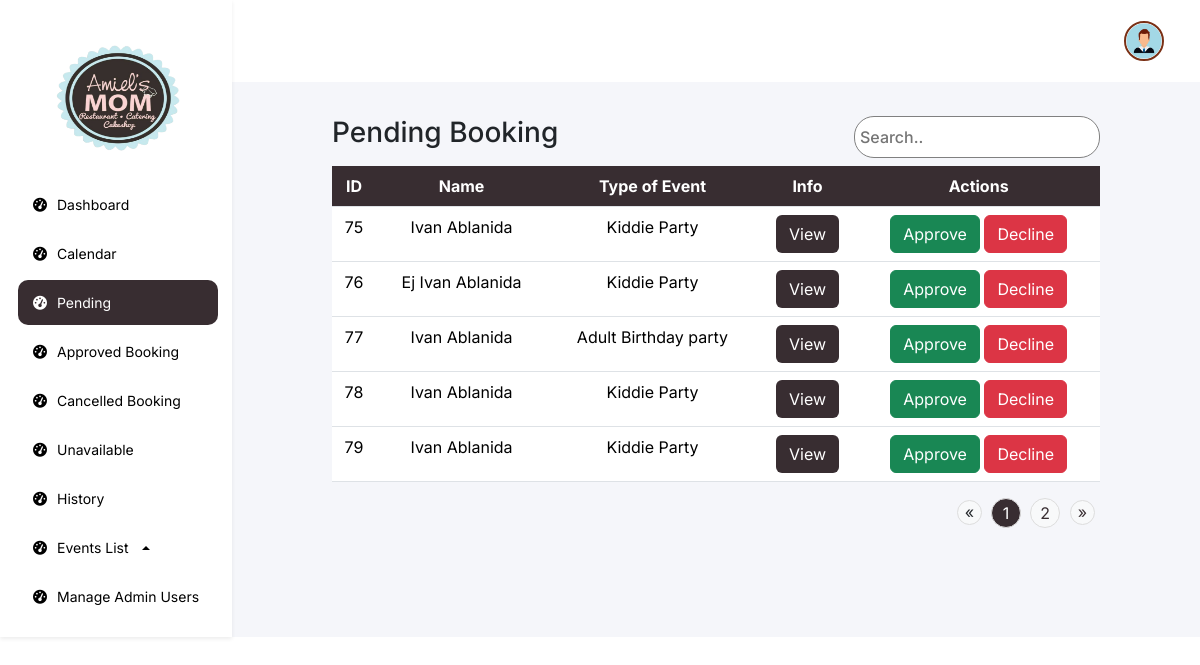
/features/admin/web/pending.php (signed in), run on an earlier commit of the app's database.
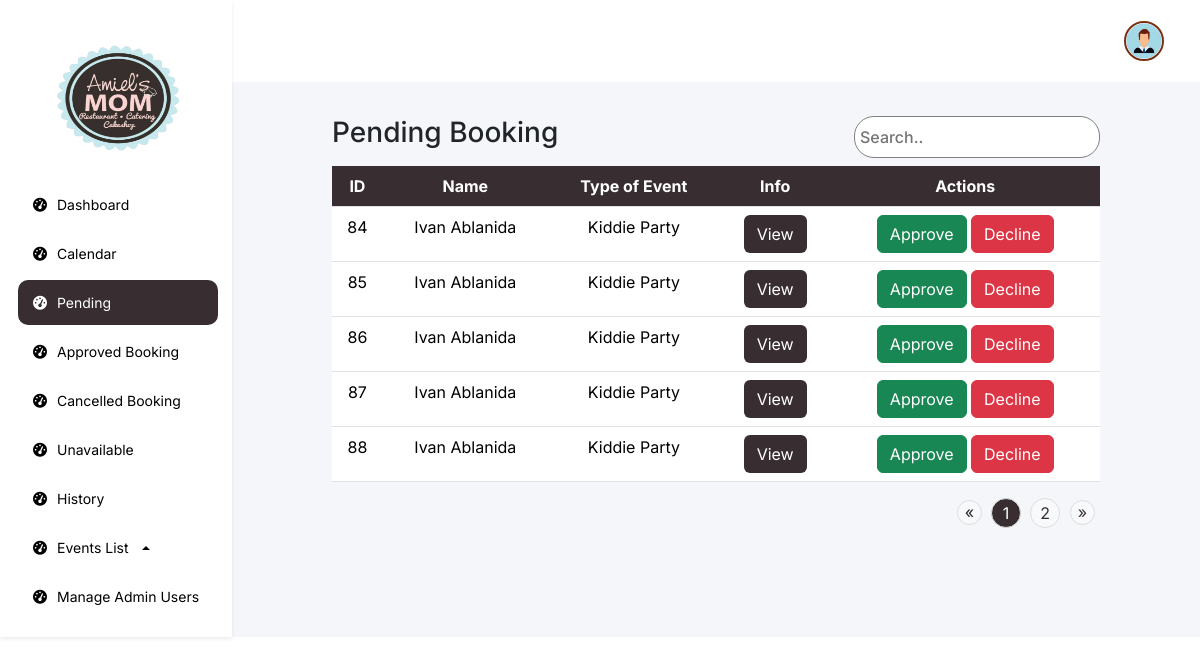
And on a later commit of the database.
### tables this page shows
CREATE TABLE `booking` (
  `id` int(11) NOT NULL,
  `status` enum('Pending','Waiting','On-going','Finished','Declined') DEFAULT 'Pending',
  `full_name` varchar(255) NOT NULL,
  `celebrants_name` varchar(255) DEFAULT NULL,
  `email` varchar(255) NOT NULL,
  `phone_number` varchar(15) DEFAULT NULL,
  `events_date` varchar(255) DEFAULT NULL,
  `guest_count` int(11) DEFAULT NULL,
  `event_duration` int(11) DEFAULT NULL,
  `event_starttime` int(11) DEFAULT NULL,
  `event_endtime` int(11) DEFAULT NULL,
  `event_type` varchar(255) DEFAULT NULL,
  `event_package` varchar(255) DEFAULT NULL,
  `event_options` text DEFAULT NULL,
  `cost` decimal(10,2) DEFAULT 0.00
);

### features/admin/web/pending.php (the view, shortened to what this page needs)
<?php
require '../../../db.php';
$results_per_page = 5;
$page = isset($_GET['page']) ? (int)$_GET['page'] : 1;
$start_from = ($page - 1) * $results_per_page;
$total_query = "SELECT COUNT(*) FROM booking WHERE status = 'Pending'";
$total_result = $conn->query($total_query);
$total_row = $total_result->fetch_row();
$total_bookings = $total_row[0];
$total_pages = ceil($total_bookings / $results_per_page);
$query = "SELECT * FROM booking WHERE status = 'Pending' LIMIT $start_from, $results_per_page";
$result = $conn->query($query);
?>
<!DOCTYPE html>
<html lang="en">
<head>
    <link rel="stylesheet" href="https://cdnjs.cloudflare.com/ajax/libs/font-awesome/6.0.0-beta3/css/all.min.css">
    <link href="https://cdn.jsdelivr.net/npm/bootstrap@5.3.3/dist/css/bootstrap.min.css" rel="stylesheet"
>
    <link href="https://cdn.jsdelivr.net/npm/sweetalert2@11.5.0/dist/sweetalert2.min.css" rel="stylesheet">
    <link rel="stylesheet" href="../css/index.css">
</head>
<body>
    <div class="navbar flex-column bg-white shadow-sm p-3 collapse d-md-flex" id="navbar">
        <div class="navbar-links">
            <a class="navbar-brand d-none d-md-block logo-container" href="#">
                <img src="../../../assets/logo.png" alt="Logo">
            </a>
            <a href="dashboard.php">
                <i class="fa-solid fa-tachometer-alt"></i>
                <span>Dashboard</span>
            </a>
            <a href="calendar.php">
                <i class="fa-solid fa-tachometer-alt"></i>
                <span>Calendar</span>
            </a>
            <a href="#" class="navbar-highlight">
                <i class="fa-solid fa-tachometer-alt"></i>
                <span>Pending</span>
            </a>
            <a href="approve.php">
                <i class="fa-solid fa-tachometer-alt"></i>
                <span>Approved Booking</span>
            </a>
            <a href="cancel.php">
                <i class="fa-solid fa-tachometer-alt"></i>
                <span>Cancelled Booking</span>
            </a>
            <a href="unavailable.php">
                <i class="fa-solid fa-tachometer-alt"></i>
                <span>Unavailable</span>
            </a>
            <a href="history.php">
                <i class="fa-solid fa-tachometer-alt"></i>
                <span>History</span>
            </a>
            <div class="dropdown dropup">
                <a href="#" class=" dropdown-toggle" id="eventsListDropdown" role="button" data-bs-toggle="dropdown" aria-expanded="false">
                    <i class="fa-solid fa-tachometer-alt"></i>
                    <span>Events List</span>
                </a>
            </div>
            <a href="admin-user.php">
                <i class="fa-solid fa-tachometer-alt"></i>
                <span>Manage Admin Users</span>
            </a>
        </div>
    </div>
    <div class="content flex-grow-1">
        <div class="header">
            <div class="profile-admin">
                <div class="dropdown">
                    <button class="" type="button" data-bs-toggle="dropdown" aria-expanded="false">
                        <img src="../../../assets/profile/user.png"
                            style="width: 40px; height: 40px; object-fit: cover;">
                    </button>
                </div>
            </div>
        </div>
        <div class="container mt-4">
            <div class="d-flex justify-content-between mb-2">
                <h3>Pending Booking</h3>
                <input type="text" class="search" placeholder="Search.." id="searchInput">
            </div>
            <div class="table-responsive">
                <table class="table">
                    <thead class="table-booking">
                        <tr>
                            <th scope="col">ID</th>
                            <th scope="col">Name</th>
                            <th scope="col">Type of Event</th>
                            <th scope="col">Info</th>
                            <th scope="col">Actions</th>
                        </tr>
                    </thead>
                    <tbody>
                        <?php while ($row = $result->fetch_assoc()): ?>
                            <tr>
                                <td><?php echo $row['id']; ?></td>
                                <td><?php echo htmlspecialchars($row['full_name']); ?></td>
                                <td><?php echo htmlspecialchars($row['event_type']); ?></td>
                                <td>
                                    <button type="button" class="btn view" data-bs-toggle="modal"
                                        data-bs-target="#infoModal" data-id="<?php echo $row['id']; ?>"
                                        data-full-name="<?php echo htmlspecialchars($row['full_name']); ?>"
                                        data-event-type="<?php echo htmlspecialchars($row['event_type']); ?>"
                                        data-email="<?php echo htmlspecialchars($row['email']); ?>"
                                        data-phone="<?php echo htmlspecialchars($row['phone_number']); ?>"
                                        data-events-date="<?php echo htmlspecialchars($row['events_date']); ?>"
                                        data-guest-count="<?php echo htmlspecialchars($row['guest_count']); ?>"
                                        data-event-duration="<?php echo htmlspecialchars($row['event_duration']); ?>"
                                        data-event-starttime="<?php echo htmlspecialchars($row['event_starttime']); ?>"
                                        data-event-endtime="<?php echo htmlspecialchars($row['event_endtime']); ?>"
                                        data-event-package="<?php echo htmlspecialchars($row['event_package']); ?>"
                                        data-event-options="<?php echo htmlspecialchars($row['event_options']); ?>">
                                        View
                                    </button>
                                </td>
                                <td>
                                    <form method="POST" action="../function/php/pending.php" style="display:inline;">
                                        <button type="submit" class="btn btn-success">Approve</button>
                                    </form>
                                    <form method="POST" action="../function/php/pending.php" style="display:inline;">
                                        <button type="submit" class="btn btn-danger">Decline</button>
                                    </form>
                                </td>
                            </tr>
                        <?php endwhile; ?>
                    </tbody>
                </table>
            </div>
            <nav aria-label="Page navigation">
                <ul class="pagination d-flex justify-content-end">
                    <?php if ($page > 1): ?>
                        <li class="page-item pg-btn"><a class="page-links" href="?page=<?php echo $page - 1; ?>">&laquo;</a>
                        </li>
                    <?php else: ?>
                        <li class="page-item pg-btn disabled"><span class="page-links">&laquo;</span></li>
                    <?php endif; ?>
                    <?php for ($i = 1; $i <= $total_pages; $i++): ?>
                        <li class="page-item <?php echo ($i == $page) ? 'active' : ''; ?>">
                            <a class="page-link" href="?page=<?php echo $i; ?>"><?php echo $i; ?></a>
                        </li>
                    <?php endfor; ?>
                    <?php if ($page < $total_pages): ?>
                        <li class="page-item pg-btn"><a class="page-links" href="?page=<?php echo $page + 1; ?>">&raquo;</a>
                        </li>
                    <?php else: ?>
                        <li class="page-item pg-btn disabled"><span class="page-links">&raquo;</span></li>
                    <?php endif; ?>
                </ul>
            </nav>
        </div>
</body>
</html>

### features/admin/css/index.css (style rules this page uses)
* { font-family: "Inter", sans-serif; font-optical-sizing: auto; font-style: normal; margin: 0; }
body { margin: 0; padding: 0; display: flex; }
.navbar { background-color: #FFFFFF; display: flex; flex-direction: column; align-items: start; padding: 20px; box-shadow: 2px 0 5px rgba(0, 0, 0, 0.1); min-width: 230px; }
.navbar a { color: #000; padding: 12px 15px; text-decoration: none; width: 100%; display: flex; align-items: center; gap: 10px; font-size: 14px !important; margin: 2px; }
.navbar-highlight { color: #FFFFFF !important; border-radius: 10px; padding: 12px 15px !important; text-decoration: none !important; width: 100% !important; display: flex !important; align-items: center !important; gap: 10px !important; font-size: 14px !important; background-color: #382D31 !important; }
.navbar-brand { padding: 0 !important; }
.navbar-brand img { display: block; justify-content: center; align-items: center; width: 70%; height: 15vh; margin: 20px 0 20px 30px; }
.navbar-links { display: flex; flex-direction: column; width: 100%; }
.content { flex-grow: 1; background-color: #F5F6FA; }
.header { display: flex; align-items: center; padding: 20px; justify-content: space-between; background-color: #FFFFFF !important; }
.header button { margin-right: 10px; }
.profile-admin { display: flex; align-items: center; margin-left: auto; gap: 5px; }
.profile-admin img { width: 40px; height: 40px; border-radius: 50%; margin-right: 10px; border: 2px solid #7A3015; }
.profile-admin button { background-color: transparent; border: none; font-size: 20px; display: flex; margin: auto; }
table { border-radius: 24px !important; }
th,tr { background-color: #382D31 !important; color: #fff !important; text-align: center; }
.view { background-color: #382D31; color: #fff; }
.container { padding: 10px 100px 10px 100px; }
.pagination .page-item { margin: 0 5px; }
.pg-btn { margin-top: 2px !important; }
.pagination .page-link { width: 30px; height: 30px; text-align: center; border-radius: 50%; background-color: #f8f9fa; border: 1px solid #ddd; transition: background-color 0.3s, color 0.3s; }
.pagination .page-item.active .page-link { background-color: #382D31; color: white; border-color: #ddd; }
.pagination a { display: flex; align-items: center; justify-content: center; margin: auto; }
.page-links { width: 25px; height: 25px; text-align: center; border-radius: 50%; background-color: #f8f9fa; border: 1px solid #ddd; transition: background-color 0.3s, color 0.3s; display: flex; align-items: center; justify-content: center; text-decoration: none; }
.container input { background-color: silver; font-weight: 500; }
.search { background-color: #fff !important; border: 1px solid #808080; border-radius: 20px; padding: 5px; }
.pagination a { color:#382D31; }

What changed in the data, as far as the page shows it:
removed booking: id "75", full_name "Ivan Ablanida", event_type "Kiddie Party"
removed booking: id "76", full_name "Ej Ivan Ablanida", event_type "Kiddie Party"
removed booking: id "77", full_name "Ivan Ablanida", event_type "Adult Birthday party"
removed booking: id "78", full_name "Ivan Ablanida", event_type "Kiddie Party"
removed booking: id "79", full_name "Ivan Ablanida", event_type "Kiddie Party"
added booking: id "84", full_name "Ivan Ablanida", event_type "Kiddie Party"
added booking: id "85", full_name "Ivan Ablanida", event_type "Kiddie Party"
added booking: id "86", full_name "Ivan Ablanida", event_type "Kiddie Party"
added booking: id "87", full_name "Ivan Ablanida", event_type "Kiddie Party"
added booking: id "88", full_name "Ivan Ablanida", event_type "Kiddie Party"
